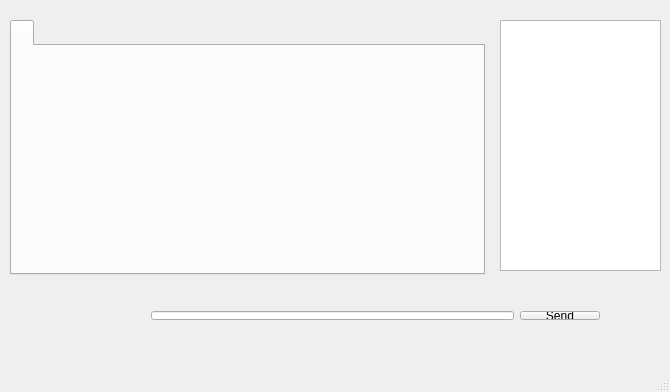
<?xml version="1.0" encoding="UTF-8"?>
<ui version="4.0">
 <class>MainClientWindow</class>
 <widget class="QMainWindow" name="MainClientWindow">
  <property name="enabled">
   <bool>true</bool>
  </property>
  <property name="geometry">
   <rect>
    <x>0</x>
    <y>0</y>
    <width>670</width>
    <height>392</height>
   </rect>
  </property>
  <property name="sizePolicy">
   <sizepolicy hsizetype="Fixed" vsizetype="Fixed">
    <horstretch>0</horstretch>
    <verstretch>0</verstretch>
   </sizepolicy>
  </property>
  <property name="windowTitle">
   <string>IRC Client</string>
  </property>
  <widget class="QWidget" name="centralWidget">
   <widget class="QTabWidget" name="chatWindow">
    <property name="geometry">
     <rect>
      <x>10</x>
      <y>20</y>
      <width>475</width>
      <height>255</height>
     </rect>
    </property>
    <property name="tabsClosable">
     <bool>false</bool>
    </property>
    <property name="movable">
     <bool>true</bool>
    </property>
    <widget class="QWidget" name="chatWindowPage1" native="true">
     <attribute name="title">
      <string/>
     </attribute>
    </widget>
   </widget>
   <widget class="QWidget" name="horizontalLayoutWidget">
    <property name="geometry">
     <rect>
      <x>140</x>
      <y>300</y>
      <width>471</width>
      <height>31</height>
     </rect>
    </property>
    <layout class="QHBoxLayout" name="horizontalLayout">
     <item>
      <widget class="QLineEdit" name="lineEdit_message"/>
     </item>
     <item>
      <widget class="QPushButton" name="button_send">
       <property name="text">
        <string>Send</string>
       </property>
      </widget>
     </item>
    </layout>
   </widget>
   <widget class="QListView" name="listView_channelUsers">
    <property name="geometry">
     <rect>
      <x>500</x>
      <y>20</y>
      <width>161</width>
      <height>251</height>
     </rect>
    </property>
   </widget>
   <zorder>chatWindow</zorder>
   <zorder>horizontalLayoutWidget</zorder>
   <zorder>listView_channelUsers</zorder>
   <zorder>lineEdit_message</zorder>
  </widget>
  <widget class="QMenuBar" name="menuBar">
   <property name="geometry">
    <rect>
     <x>0</x>
     <y>0</y>
     <width>670</width>
     <height>25</height>
    </rect>
   </property>
  </widget>
  <widget class="QStatusBar" name="statusBar"/>
 </widget>
 <layoutdefault spacing="6" margin="11"/>
 <resources/>
 <connections/>
</ui>
